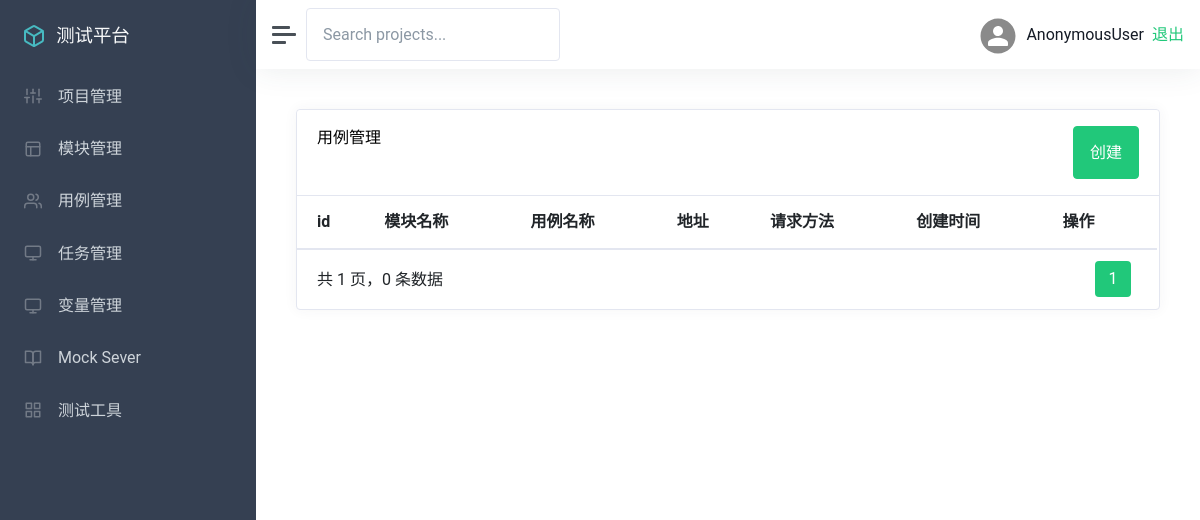
Before: /case/case_list/ with the older database file.
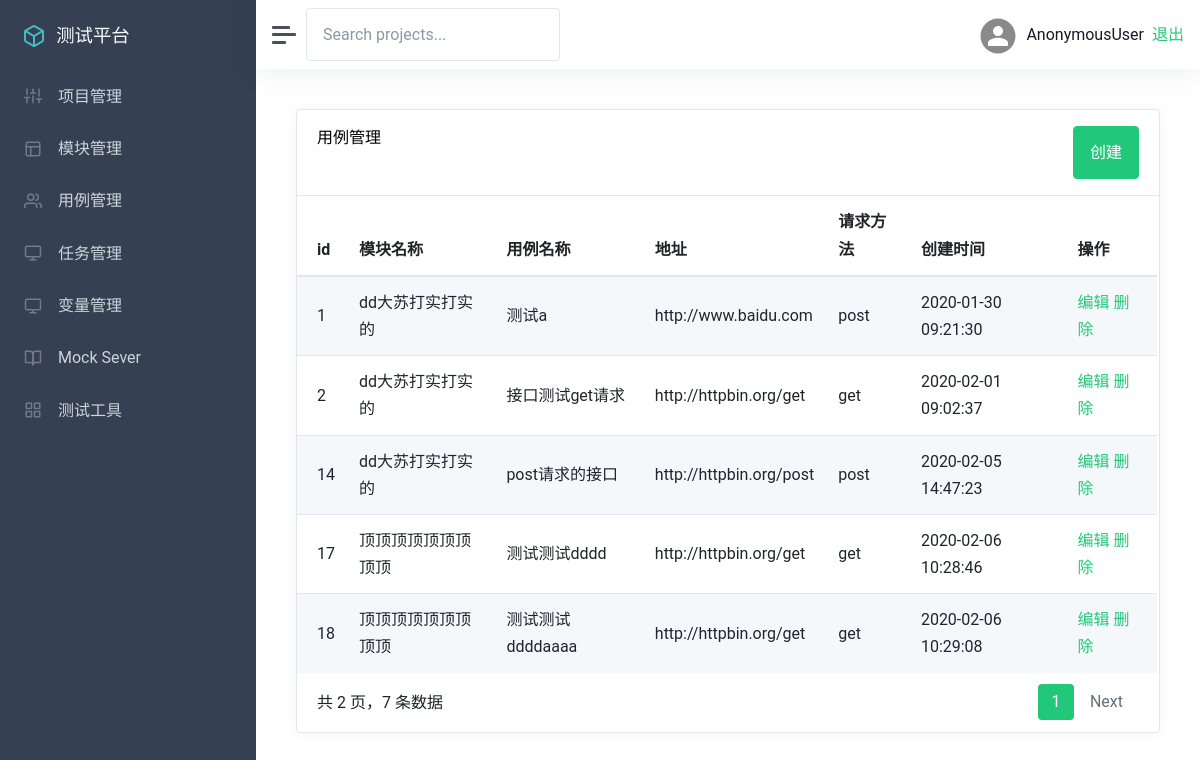
After: the same page with the newer database file.
### app_case/models.py (models this page shows, shortened)
class TestCase(models.Model):
    METHOD_CHOICES = (
        ('1', 'GET'),
        ('2', 'POST')
    )
    PAR_CHOICES = (
        ('1', 'form-data'),
        ('2', 'json')
    )
    ASSERT_CHOICES=(
        ('1', 'include'),
        ('2', 'equal')
    )
    module = models.ForeignKey(Module, on_delete=models.CASCADE)
    name = models.CharField('名称', max_length=50, null=False)
    url = models.TextField('url', null=False)
    method = models.SmallIntegerField('请求方法', default='1',choices=METHOD_CHOICES) #1是Get请求，2是Post请求
    header = models.TextField('请求头', null=False)
    parameter_type = models.SmallIntegerField('参数类型', default='1',choices=PAR_CHOICES)
    parameter_body = models.TextField('参数内容', null=False)
    result = models.TextField('结果', null=False)
    assert_type = models.SmallIntegerField('断言类型', default='1',choices=ASSERT_CHOICES)
    assert_text = models.TextField('结果', null=False)
    update_time = models.DateTimeField('更新时间', auto_now=True)
    create_time = models.DateTimeField('创建时间', auto_now_add=True)

### app_manage/models.py (models this page shows)
class Module(models.Model):
    project = models.ForeignKey(Project, on_delete=models.CASCADE)
    name = models.CharField("名称", max_length=100, null=False, default='')
    describe = models.TextField("描述", default='')
    update_time = models.DateTimeField("更新时间", auto_now=True)
    create_time = models.DateTimeField("创建时间", auto_now_add=True)
    def __str__(self):
        return self.name

### app_case/views.py (the view)
# urls.py: path('case_list/', views.case_list),
def case_list(request):
    testCaseList = TestCase.objects.all()
    p = Paginator(testCaseList, 5)
    page = request.GET.get('page')
    if page == '':
        page = 1
    try:
        testCaseList = p.page(page)
    except PageNotAnInteger:
        testCaseList = p.page(1)
    except EmptyPage:
        testCaseList = p.page(p.num_pages)
    return render(request, 'case/list.html', {
        'testCaseList':testCaseList
    })

### templates/case/list.html (shortened to what this page needs)
{% extends "manage.html" %}
{% block manage %}
<div class="card flex-fill">
    <div class="card-header">
        <h5 class="card-title mb-0" style="float:left">用例管理</h5>
        <button onclick="add()" type="button" class="btn btn-primary" style="float:right">创建</button>
    </div>
    <div id="datatables-dashboard-traffic_wrapper" class="dataTables_wrapper dt-bootstrap4 no-footer">
        <div class="row">
            <div class="col-sm-12">
                <table id="datatables-dashboard-traffic" class="table table-striped my-0 dataTable no-footer"
                    role="grid" aria-describedby="datatables-dashboard-traffic_info">
                    <thead>
                        <tr role="row">
                            <th>id</th>
                            <th>模块名称</th>
                            <th>用例名称</th>
                            <th>地址</th>
                            <th>请求方法</th>
                            <th>创建时间</th>
                            <th>操作</th>
                        </tr>
                    </thead>
                    <tbody>
                        {% for c in testCaseList %}
                        <tr role="row" class="odd">
                            <td>{{ c.id }}</td>
                            <td>{{ c.module }}</td>
                            <td>{{ c.name }}</td>
                            <td>{{ c.url }}</td>
                            {% if c.method == 1 %}
                                <td>get</td>
                            {% endif %}
                            {% if c.method == 2 %}
                                <td>post</td>
                            {% endif %}
                            <td>{{ c.create_time |date:"Y-m-d H:i:s"}}</td>
                            <td>
                                <a href="/case/case_edit/{{c.id}}/">编辑</a>
                                <a onclick="case_delete({{ c.id }})" style="color:#21c87a;" id="delete-project-id">删除</a>
                            </td>
                        </tr>
                        {% endfor %}
                    </tbody>
                </table>
            </div>
        </div>
        <div class="row">
            <div class="col-sm-12 col-md-5">
                <div class="dataTables_info" id="datatables-dashboard-traffic_info" role="status" aria-live="polite">
                    共 {{ testCaseList.paginator.num_pages }} 页，{{ testCaseList.paginator.count }} 条数据
                </div>
            </div>
            <div class="col-sm-12 col-md-7">
                <div class="dataTables_paginate paging_simple_numbers" id="datatables-dashboard-traffic_paginate">
                    <ul class="pagination">
                        <li class="paginate_button page-item active">
                            <a href="#" aria-controls="datatables-dashboard-traffic" data-dt-idx="1" tabindex="0"
                                class="page-link">{{ testCaseList.number }}</a>
                        </li>
                        <li class="paginate_button page-item next" id="datatables-dashboard-traffic_next">
                            {% if testCaseList.has_next %}
                            <a href="?page={{ testCaseList.next_page_number }}"  data-dt-idx="2" tabindex="0"
                                class="page-link">Next</a>
                            {% endif %}
                        </li>
                    </ul>
                </div>
            </div>
{% endblock %}

Changed rows visible on the page:
added TestCase: id "1", module "dd大苏打实打实的", name "测试a", url "http://www.baidu.com", method "post", create_time "2020-01-30 09:21:30"
added TestCase: id "2", module "dd大苏打实打实的", name "接口测试get请求", url "http://httpbin.org/get", method "get", create_time "2020-02-01 09:02:37"
added TestCase: id "14", module "dd大苏打实打实的", name "post请求的接口", url "http://httpbin.org/post", method "post", create_time "2020-02-05 14:47:23"
added TestCase: id "17", module "顶顶顶顶顶顶顶顶顶", name "测试测试dddd", url "http://httpbin.org/get", method "get", create_time "2020-02-06 10:28:46"
added TestCase: id "18", module "顶顶顶顶顶顶顶顶顶", name "测试测试ddddaaaa", url "http://httpbin.org/get", method "get", create_time "2020-02-06 10:29:08"
Other visible differences:
{{ testCaseList.paginator.num_pages }}: "1" → "2"
{{ testCaseList.paginator.count }}: "0" → "7"
text now shown: "Next"
